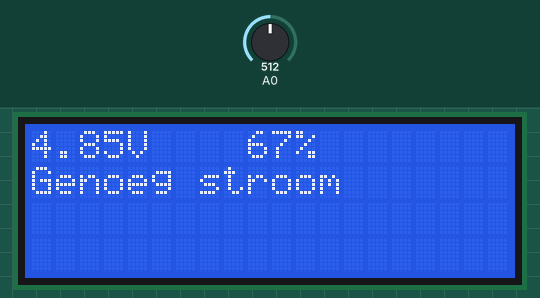
Simulated run of this sketch. Board: Arduino Uno, built with avr-gcc and run on an emulated ATmega328P. On the bench: 20×4 character LCD. The inputs (shaded band) are chosen by the test bench; at power-on: A0 = 512.

Above: at 1.2 s.
1.3 s: A0 set to 389
At 2.5 s:
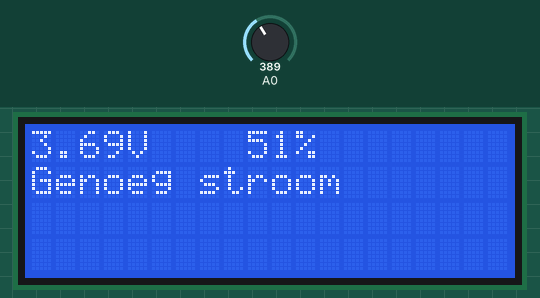
2.8 s: A0 set to 361
At 4.4 s:
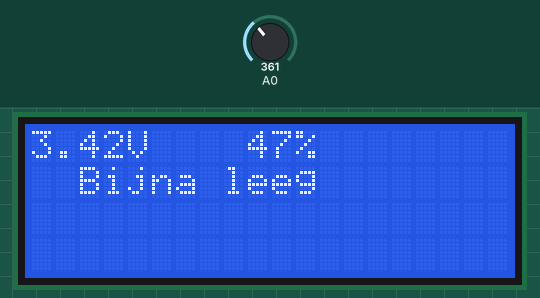
4.7 s: A0 set to 160
At 5.4 s:
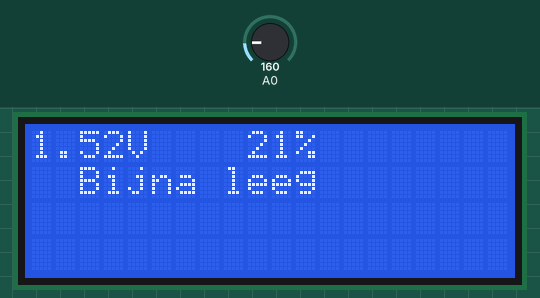
6.6 s: A0 set to 140
At 7.4 s:
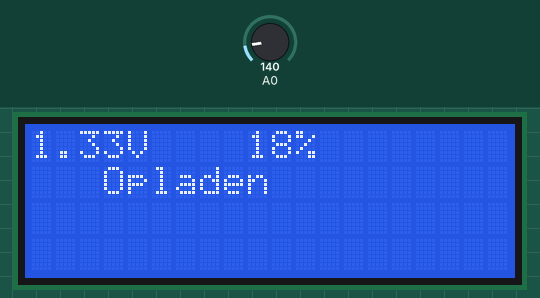
8.4 s: A0 set to 511
At 9.4 s:
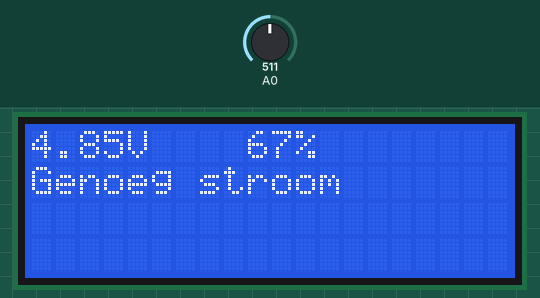
Timing chart, 0 to 11.3 s (numbered marks = the images above; inputs shaded):
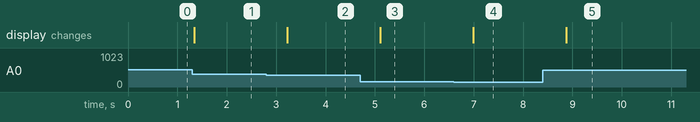

Measured:
- the behaviour switches between 380 and 379 on A0 (found by bisection; images 1 and 2)
- the behaviour switches between 152 and 151 on A0 (found by bisection; images 3 and 4)
- after the input at 1.3 s, the display: changes after 0.05 s (image 1)
- after the input at 2.8 s, the display: changes after 0.43 s (image 2)
- after the input at 4.7 s, the display: changes after 0.41 s (image 3)
- after the input at 6.6 s, the display: changes after 0.39 s (image 4)
- after the input at 8.4 s, the display: changes after 0.47 s (image 5)

The sketch:

batterij_meterV1.ino
```cpp
#include <LiquidCrystal_I2C.h>

LiquidCrystal_I2C lcd(0x27, 20, 4);    // set the LCD address to 0x27 for a 16x2

#define MAX_VOLTAGE 7.2    // Set the maximum voltage of the battery

void setup() {
  Serial.begin(9600);    // Begin the serial monitor
  lcd.init();    // Initialize the lcd
}

void loop() {
  lcdScherm();    // Print the values on the lcd
  delay(600); // Check the battery every 1 minute
}

float volt() {
  int inputValue = analogRead(A0);    // Read the A0 pin value
  float voltage = inputValue * (5.00 / 1023.00) * 1.94;    // Convert the value to a true voltage numbers.
  return voltage;
}

int percentageBattery(float voltage) {
  int percentage;
  int percentageCalculation = ((voltage / MAX_VOLTAGE) * 100.0);    // Calculate the percentage

  if (voltage >= MAX_VOLTAGE) {
    percentage = 99;
  } else {
    percentage = percentageCalculation;
  }
  return percentage;
}

String bericht(int percentage) {
  String batteryMessage;
  if (percentage >= 50) {
    batteryMessage = "Genoeg stroom";
  } else if (percentage >= 20) {
    batteryMessage = "  Bijna leeg ";
  } else {
    batteryMessage = "   Opladen   ";
  }
  return batteryMessage;
}

void lcdScherm() {
  lcd.backlight();
  lcd.setCursor(0, 0);
  lcd.print(volt());
  lcd.print("V");
  lcd.print("   ");
  lcd.setCursor(9, 0);
  lcd.print(percentageBattery(volt()));
  lcd.setCursor(11, 0);
  lcd.print("%");
  lcd.setCursor(0, 1);
  lcd.print(bericht(percentageBattery(volt())));
}
```
